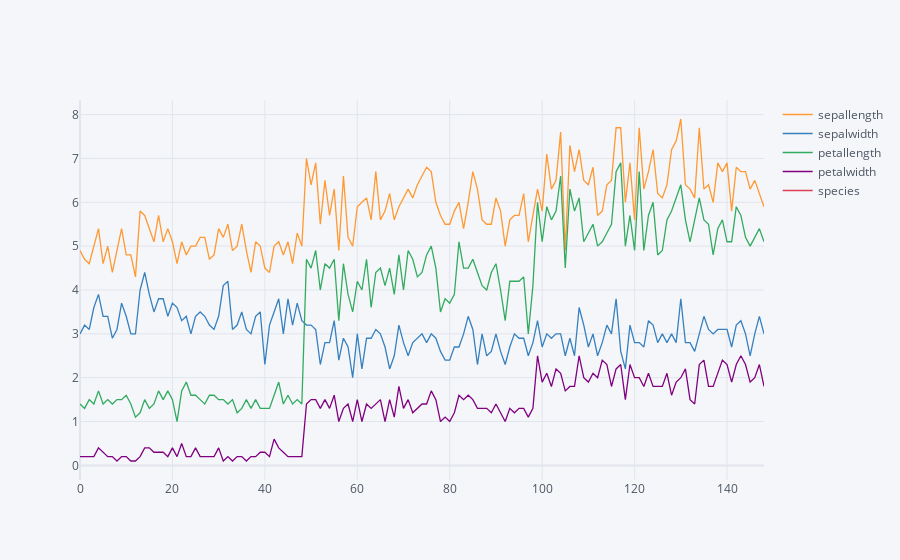

Notebook source saved alongside this figure:
### Code cell
df.iplot()

### Figure 1 — Plotly figure (JSON) as saved in the notebook; plotly's stock layout.template omitted (floating-point values rounded to 4 significant figures; data arrays with more than 128 entries replaced by an {"elided": "..."} marker saying what was removed)
{"data": [{"line": {"color": "rgba(255, 153, 51, 1.0)", "dash": "solid", "shape": "linear", "width": 1.3}, "mode": "lines", "name": "sepallength", "text": "", "type": "scatter", "x": {"elided": "149 int values"}, "y": {"elided": "149 float values"}}, {"line": {"color": "rgba(55, 128, 191, 1.0)", "dash": "solid", "shape": "linear", "width": 1.3}, "mode": "lines", "name": "sepalwidth", "text": "", "type": "scatter", "x": {"elided": "149 int values"}, "y": {"elided": "149 float values"}}, {"line": {"color": "rgba(50, 171, 96, 1.0)", "dash": "solid", "shape": "linear", "width": 1.3}, "mode": "lines", "name": "petallength", "text": "", "type": "scatter", "x": {"elided": "149 int values"}, "y": {"elided": "149 float values"}}, {"line": {"color": "rgba(128, 0, 128, 1.0)", "dash": "solid", "shape": "linear", "width": 1.3}, "mode": "lines", "name": "petalwidth", "text": "", "type": "scatter", "x": {"elided": "149 int values"}, "y": {"elided": "149 float values"}}, {"line": {"color": "rgba(219, 64, 82, 1.0)", "dash": "solid", "shape": "linear", "width": 1.3}, "mode": "lines", "name": "species", "text": "", "type": "scatter", "x": {"elided": "149 int values"}, "y": {"elided": "149 str values"}}], "layout": {"legend": {"bgcolor": "#F5F6F9", "font": {"color": "#4D5663"}}, "paper_bgcolor": "#F5F6F9", "plot_bgcolor": "#F5F6F9", "title": {"font": {"color": "#4D5663"}}, "xaxis": {"gridcolor": "#E1E5ED", "showgrid": true, "tickfont": {"color": "#4D5663"}, "title": {"font": {"color": "#4D5663"}, "text": ""}, "zerolinecolor": "#E1E5ED"}, "yaxis": {"gridcolor": "#E1E5ED", "showgrid": true, "tickfont": {"color": "#4D5663"}, "title": {"font": {"color": "#4D5663"}, "text": ""}, "zerolinecolor": "#E1E5ED"}}}
